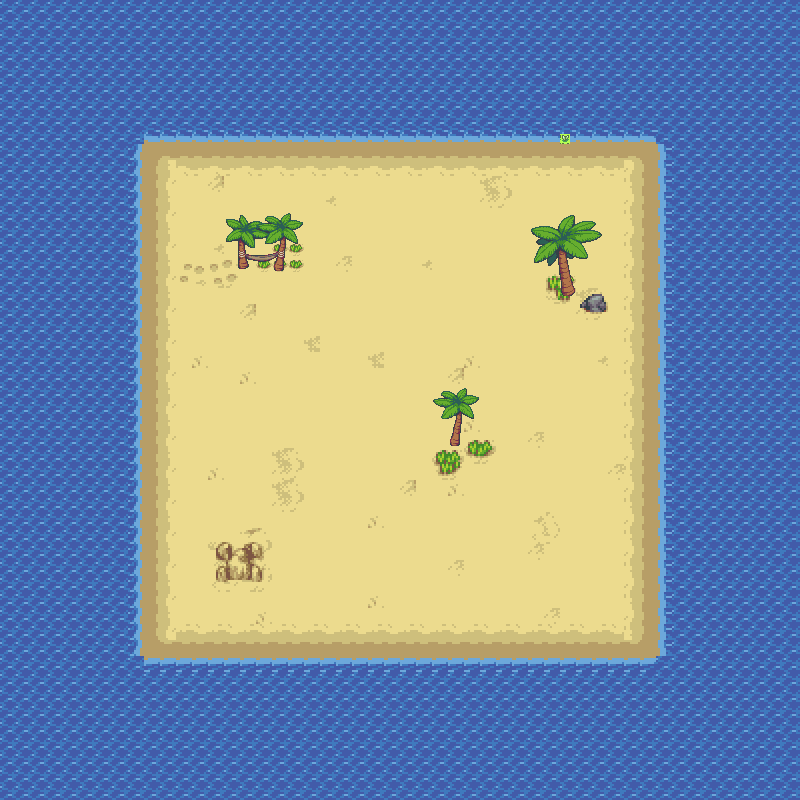

Below is a game level as drawn by its tile map, then a one-line description and the .tmx that defines it (tile-layer data replaced by summaries):
An orthogonal 50x50 tile map with 16x16 px tiles, 4 tile layers (water, sand, bottom trees, high trees), 4 tilesets and 22 objects (20x collision, Spawn_character, enter_cave).

<map version="1.5" tiledversion="1.7.2" orientation="orthogonal" renderorder="left-up" width="50" height="50" tilewidth="16" tileheight="16" infinite="0" nextlayerid="16" nextobjectid="47">
 <tileset firstgid="1" source="ocean.tsx" />
 <tileset firstgid="769" source="island.tsx" />
 <tileset firstgid="1793" source="Tileset - Outdoor - v0.1.2.tsx" />
 <tileset firstgid="2825" source="island_w_good_background.tsx" />
 <layer id="1" name="water" width="50" height="50">
  <data>[2500 cells, 2500 non-empty, 5 distinct tile ids]</data>
 </layer>
 <layer id="2" name="sand" width="50" height="50">
  <data>[2500 cells, 1051 non-empty, 73 distinct tile ids]</data>
 </layer>
 <layer id="12" name="bottom trees" width="50" height="50">
  <data>[2500 cells, 11 non-empty, 11 distinct tile ids]</data>
 </layer>
 <layer id="13" name="high trees" width="50" height="50">
  <data>[2500 cells, 41 non-empty, 41 distinct tile ids]</data>
 </layer>
 <objectgroup id="4" name="objects">
  <object id="1" name="Spawn_character" x="578.322" y="602.14">
   <point />
  </object>
  <object id="2" type="collision" x="584.75" y="294.811">
   <polygon points="0,0 7.08334,-11.5805 15.2564,-15.1437 17.47,-13.028 19.7175,-9.52049 19.7175,-4.17565 21.1478,-1.83728 21.25,9.18645 4.90385,10.6897 3.16707,7.34912 0.204327,5.01078" />
  </object>
  <object id="8" type="collision" x="5.33333" y="6.66667" width="26.6667" height="790.667" />
  <object id="9" type="collision" x="34.6667" y="10.6667" width="761.333" height="25.3333" />
  <object id="10" type="collision" x="768" y="45.3333" width="24" height="744" />
  <object id="11" type="collision" x="37.3333" y="764" width="720" height="33.3333" />
  <object id="24" type="collision" x="111" y="136" width="26" height="521" />
  <object id="26" type="collision" x="142" y="104" width="399" height="30" />
  <object id="27" type="collision" x="667" y="260.545" width="27" height="394.455" />
  <object id="28" type="collision" x="141" y="664" width="526" height="24" />
  <object id="30" type="collision" x="666" y="137" width="24" height="48" />
  <object id="33" type="collision" x="640.183" y="192.565">
   <polygon points="0,0 38.9327,0.162162 127.271,0.162162 127.271,-1.83784 -0.910706,-1.83784" />
  </object>
  <object id="34" type="collision" x="640.182" y="257.091">
   <polygon points="0,0 0,-6 125.091,-6 125.091,0.545455" />
  </object>
  <object id="36" type="collision" x="594" y="105" width="72" height="29" />
  <object id="37" type="collision" x="575.667" y="131" width="15.6667" height="10.6667" />
  <object id="38" type="collision" x="544.667" y="132" width="15.6667" height="10.6667" />
  <object id="39" type="collision" x="560.333" y="117.667" width="13.6667" height="11.6667" />
  <object id="41" name="enter_cave" x="561" y="129" width="13" height="21.3333" />
  <object id="43" type="collision" x="556" y="274.404">
   <polygon points="0,0 3.01754,24.2105 16.9737,25.2631 21.5,24.2105 13.5789,-1.40351" />
  </object>
  <object id="44" type="collision" x="450.613" y="429.5">
   <polygon points="0,0 -3.29167,11.3174 -6.1131,18.619 -4.70238,22.2699 1.41071,23 9.40476,22.6349 11.756,20.8095 11.756,9.85712 13.6369,2.19048" />
  </object>
  <object id="45" type="collision" x="232.858" y="252.373">
   <polygon points="0,0 -0.608108,17.9753 1.52027,19.3797 7.60135,19.3797 11.8581,17.1327 9.42568,8.42594 16.4189,10.1111 24.6284,10.9537 34.3581,11.2346 39.223,9.26855 44.0878,7.30245 46.5203,5.89815 43.7838,12.9198 42.8716,18.8179 44.3919,20.5031 50.1689,21.6266 53.8176,20.5031 54.7297,19.0988 55.3378,7.86419 55.6419,1.12346 47.4324,0.280864 40.1351,3.65124 35.5743,3.9321 12.1622,3.9321 8.20946,1.68519 7.90541,-1.12346" />
  </object>
  <object id="46" type="collision" x="528.25" y="143.75" width="15.5" height="15.75" />
 </objectgroup>
 <objectgroup id="15" name="Carrots" />
</map>
